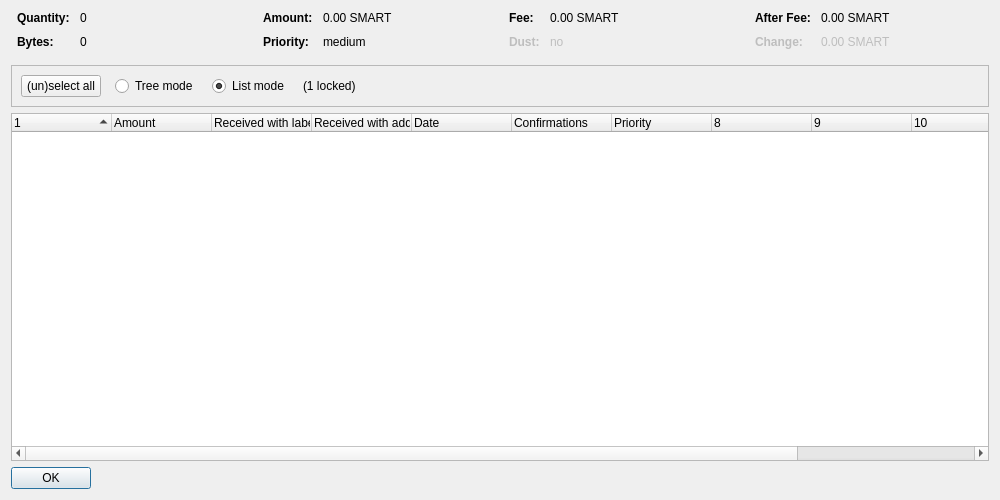
<?xml version="1.0" encoding="UTF-8"?>
<ui version="4.0">
 <class>CoinControlDialog</class>
 <widget class="QDialog" name="CoinControlDialog">
  <property name="geometry">
   <rect>
    <x>0</x>
    <y>0</y>
    <width>1000</width>
    <height>500</height>
   </rect>
  </property>
  <property name="windowTitle">
   <string>Coin Selection</string>
  </property>
  <layout class="QVBoxLayout" name="verticalLayout">
   <item>
    <layout class="QHBoxLayout" name="horizontalLayoutTop" stretch="0,0,0,0">
     <property name="topMargin">
      <number>0</number>
     </property>
     <property name="bottomMargin">
      <number>10</number>
     </property>
     <item>
      <layout class="QFormLayout" name="formLayoutCoinControl1">
       <property name="horizontalSpacing">
        <number>10</number>
       </property>
       <property name="verticalSpacing">
        <number>10</number>
       </property>
       <property name="leftMargin">
        <number>6</number>
       </property>
       <property name="rightMargin">
        <number>6</number>
       </property>
       <item row="0" column="0">
        <widget class="QLabel" name="labelCoinControlQuantityText">
         <property name="font">
          <font>
           <weight>75</weight>
           <bold>true</bold>
          </font>
         </property>
         <property name="text">
          <string>Quantity:</string>
         </property>
        </widget>
       </item>
       <item row="0" column="1">
        <widget class="QLabel" name="labelCoinControlQuantity">
         <property name="cursor">
          <cursorShape>IBeamCursor</cursorShape>
         </property>
         <property name="contextMenuPolicy">
          <enum>Qt::ActionsContextMenu</enum>
         </property>
         <property name="text">
          <string notr="true">0</string>
         </property>
         <property name="textInteractionFlags">
          <set>Qt::LinksAccessibleByMouse|Qt::TextSelectableByKeyboard|Qt::TextSelectableByMouse</set>
         </property>
        </widget>
       </item>
       <item row="1" column="0">
        <widget class="QLabel" name="labelCoinControlBytesText">
         <property name="font">
          <font>
           <weight>75</weight>
           <bold>true</bold>
          </font>
         </property>
         <property name="text">
          <string>Bytes:</string>
         </property>
        </widget>
       </item>
       <item row="1" column="1">
        <widget class="QLabel" name="labelCoinControlBytes">
         <property name="cursor">
          <cursorShape>IBeamCursor</cursorShape>
         </property>
         <property name="contextMenuPolicy">
          <enum>Qt::ActionsContextMenu</enum>
         </property>
         <property name="text">
          <string notr="true">0</string>
         </property>
         <property name="textInteractionFlags">
          <set>Qt::LinksAccessibleByMouse|Qt::TextSelectableByKeyboard|Qt::TextSelectableByMouse</set>
         </property>
        </widget>
       </item>
      </layout>
     </item>
     <item>
      <layout class="QFormLayout" name="formLayoutCoinControl2">
       <property name="horizontalSpacing">
        <number>10</number>
       </property>
       <property name="verticalSpacing">
        <number>10</number>
       </property>
       <property name="leftMargin">
        <number>6</number>
       </property>
       <property name="rightMargin">
        <number>6</number>
       </property>
       <item row="0" column="0">
        <widget class="QLabel" name="labelCoinControlAmountText">
         <property name="font">
          <font>
           <weight>75</weight>
           <bold>true</bold>
          </font>
         </property>
         <property name="text">
          <string>Amount:</string>
         </property>
        </widget>
       </item>
       <item row="0" column="1">
        <widget class="QLabel" name="labelCoinControlAmount">
         <property name="cursor">
          <cursorShape>IBeamCursor</cursorShape>
         </property>
         <property name="contextMenuPolicy">
          <enum>Qt::ActionsContextMenu</enum>
         </property>
         <property name="text">
          <string notr="true">0.00 SMART</string>
         </property>
         <property name="textInteractionFlags">
          <set>Qt::LinksAccessibleByMouse|Qt::TextSelectableByKeyboard|Qt::TextSelectableByMouse</set>
         </property>
        </widget>
       </item>
       <item row="1" column="0">
        <widget class="QLabel" name="labelCoinControlPriorityText">
         <property name="font">
          <font>
           <weight>75</weight>
           <bold>true</bold>
          </font>
         </property>
         <property name="text">
          <string>Priority:</string>
         </property>
        </widget>
       </item>
       <item row="1" column="1">
        <widget class="QLabel" name="labelCoinControlPriority">
         <property name="cursor">
          <cursorShape>IBeamCursor</cursorShape>
         </property>
         <property name="contextMenuPolicy">
          <enum>Qt::ActionsContextMenu</enum>
         </property>
         <property name="text">
          <string notr="true">medium</string>
         </property>
         <property name="textInteractionFlags">
          <set>Qt::LinksAccessibleByMouse|Qt::TextSelectableByKeyboard|Qt::TextSelectableByMouse</set>
         </property>
        </widget>
       </item>
      </layout>
     </item>
     <item>
      <layout class="QFormLayout" name="formLayoutCoinControl3">
       <property name="horizontalSpacing">
        <number>10</number>
       </property>
       <property name="verticalSpacing">
        <number>10</number>
       </property>
       <property name="leftMargin">
        <number>6</number>
       </property>
       <property name="rightMargin">
        <number>6</number>
       </property>
       <item row="0" column="0">
        <widget class="QLabel" name="labelCoinControlFeeText">
         <property name="font">
          <font>
           <weight>75</weight>
           <bold>true</bold>
          </font>
         </property>
         <property name="text">
          <string>Fee:</string>
         </property>
        </widget>
       </item>
       <item row="0" column="1">
        <widget class="QLabel" name="labelCoinControlFee">
         <property name="cursor">
          <cursorShape>IBeamCursor</cursorShape>
         </property>
         <property name="contextMenuPolicy">
          <enum>Qt::ActionsContextMenu</enum>
         </property>
         <property name="text">
          <string notr="true">0.00 SMART</string>
         </property>
         <property name="textInteractionFlags">
          <set>Qt::LinksAccessibleByMouse|Qt::TextSelectableByKeyboard|Qt::TextSelectableByMouse</set>
         </property>
        </widget>
       </item>
       <item row="1" column="0">
        <widget class="QLabel" name="labelCoinControlLowOutputText">
         <property name="enabled">
          <bool>false</bool>
         </property>
         <property name="font">
          <font>
           <weight>75</weight>
           <bold>true</bold>
          </font>
         </property>
         <property name="text">
          <string>Dust:</string>
         </property>
        </widget>
       </item>
       <item row="1" column="1">
        <widget class="QLabel" name="labelCoinControlLowOutput">
         <property name="enabled">
          <bool>false</bool>
         </property>
         <property name="cursor">
          <cursorShape>IBeamCursor</cursorShape>
         </property>
         <property name="contextMenuPolicy">
          <enum>Qt::ActionsContextMenu</enum>
         </property>
         <property name="text">
          <string notr="true">no</string>
         </property>
         <property name="textInteractionFlags">
          <set>Qt::LinksAccessibleByMouse|Qt::TextSelectableByKeyboard|Qt::TextSelectableByMouse</set>
         </property>
        </widget>
       </item>
      </layout>
     </item>
     <item>
      <layout class="QFormLayout" name="formLayoutCoinControl4">
       <property name="horizontalSpacing">
        <number>10</number>
       </property>
       <property name="verticalSpacing">
        <number>10</number>
       </property>
       <property name="leftMargin">
        <number>6</number>
       </property>
       <property name="rightMargin">
        <number>6</number>
       </property>
       <item row="0" column="0">
        <widget class="QLabel" name="labelCoinControlAfterFeeText">
         <property name="font">
          <font>
           <weight>75</weight>
           <bold>true</bold>
          </font>
         </property>
         <property name="text">
          <string>After Fee:</string>
         </property>
        </widget>
       </item>
       <item row="0" column="1">
        <widget class="QLabel" name="labelCoinControlAfterFee">
         <property name="cursor">
          <cursorShape>IBeamCursor</cursorShape>
         </property>
         <property name="contextMenuPolicy">
          <enum>Qt::ActionsContextMenu</enum>
         </property>
         <property name="text">
          <string notr="true">0.00 SMART</string>
         </property>
         <property name="textInteractionFlags">
          <set>Qt::LinksAccessibleByMouse|Qt::TextSelectableByKeyboard|Qt::TextSelectableByMouse</set>
         </property>
        </widget>
       </item>
       <item row="1" column="0">
        <widget class="QLabel" name="labelCoinControlChangeText">
         <property name="enabled">
          <bool>false</bool>
         </property>
         <property name="font">
          <font>
           <weight>75</weight>
           <bold>true</bold>
          </font>
         </property>
         <property name="text">
          <string>Change:</string>
         </property>
        </widget>
       </item>
       <item row="1" column="1">
        <widget class="QLabel" name="labelCoinControlChange">
         <property name="enabled">
          <bool>false</bool>
         </property>
         <property name="cursor">
          <cursorShape>IBeamCursor</cursorShape>
         </property>
         <property name="contextMenuPolicy">
          <enum>Qt::ActionsContextMenu</enum>
         </property>
         <property name="text">
          <string notr="true">0.00 SMART</string>
         </property>
         <property name="textInteractionFlags">
          <set>Qt::LinksAccessibleByMouse|Qt::TextSelectableByKeyboard|Qt::TextSelectableByMouse</set>
         </property>
        </widget>
       </item>
      </layout>
     </item>
    </layout>
   </item>
   <item>
    <widget class="QFrame" name="frame">
     <property name="minimumSize">
      <size>
       <width>0</width>
       <height>40</height>
      </size>
     </property>
     <property name="frameShape">
      <enum>QFrame::StyledPanel</enum>
     </property>
     <property name="frameShadow">
      <enum>QFrame::Sunken</enum>
     </property>
     <layout class="QHBoxLayout" name="horizontalLayout">
      <item>
       <layout class="QHBoxLayout" name="horizontalLayoutPanel" stretch="0,0,0,0,0">
        <property name="spacing">
         <number>14</number>
        </property>
        <item>
         <widget class="QPushButton" name="pushButtonSelectAll">
          <property name="sizePolicy">
           <sizepolicy hsizetype="Maximum" vsizetype="Fixed">
            <horstretch>0</horstretch>
            <verstretch>0</verstretch>
           </sizepolicy>
          </property>
          <property name="text">
           <string>(un)select all</string>
          </property>
          <property name="autoDefault">
           <bool>false</bool>
          </property>
         </widget>
        </item>
        <item>
         <widget class="QRadioButton" name="radioTreeMode">
          <property name="sizePolicy">
           <sizepolicy hsizetype="Maximum" vsizetype="Fixed">
            <horstretch>0</horstretch>
            <verstretch>0</verstretch>
           </sizepolicy>
          </property>
          <property name="text">
           <string>Tree mode</string>
          </property>
         </widget>
        </item>
        <item>
         <widget class="QRadioButton" name="radioListMode">
          <property name="sizePolicy">
           <sizepolicy hsizetype="Maximum" vsizetype="Fixed">
            <horstretch>0</horstretch>
            <verstretch>0</verstretch>
           </sizepolicy>
          </property>
          <property name="text">
           <string>List mode</string>
          </property>
          <property name="checked">
           <bool>true</bool>
          </property>
         </widget>
        </item>
        <item>
         <widget class="QLabel" name="labelLocked">
          <property name="text">
           <string notr="true">(1 locked)</string>
          </property>
         </widget>
        </item>
        <item>
         <spacer name="horizontalSpacer">
          <property name="orientation">
           <enum>Qt::Horizontal</enum>
          </property>
          <property name="sizeHint" stdset="0">
           <size>
            <width>40</width>
            <height>20</height>
           </size>
          </property>
         </spacer>
        </item>
       </layout>
      </item>
     </layout>
    </widget>
   </item>
   <item>
    <widget class="CoinControlTreeWidget" name="treeWidget">
     <property name="contextMenuPolicy">
      <enum>Qt::CustomContextMenu</enum>
     </property>
     <property name="sortingEnabled">
      <bool>false</bool>
     </property>
     <property name="columnCount">
      <number>12</number>
     </property>
     <attribute name="headerShowSortIndicator" stdset="0">
      <bool>true</bool>
     </attribute>
     <attribute name="headerStretchLastSection">
      <bool>false</bool>
     </attribute>
     <column>
      <property name="text">
       <string/>
      </property>
     </column>
     <column>
      <property name="text">
       <string>Amount</string>
      </property>
     </column>
     <column>
      <property name="text">
       <string>Received with label</string>
      </property>
     </column>
     <column>
      <property name="text">
       <string>Received with address</string>
      </property>
     </column>
     <column>
      <property name="text">
       <string>Date</string>
      </property>
     </column>
     <column>
      <property name="text">
       <string>Confirmations</string>
      </property>
      <property name="toolTip">
       <string>Confirmed</string>
      </property>
     </column>
     <column>
      <property name="text">
       <string>Priority</string>
      </property>
     </column>
     <column>
      <property name="text">
       <string/>
      </property>
     </column>
     <column>
      <property name="text">
       <string/>
      </property>
     </column>
     <column>
      <property name="text">
       <string/>
      </property>
     </column>
     <column>
      <property name="text">
       <string/>
      </property>
     </column>
     <column>
      <property name="text">
       <string/>
      </property>
     </column>
    </widget>
   </item>
   <item>
    <widget class="QDialogButtonBox" name="buttonBox">
     <property name="sizePolicy">
      <sizepolicy hsizetype="Maximum" vsizetype="Fixed">
       <horstretch>0</horstretch>
       <verstretch>0</verstretch>
      </sizepolicy>
     </property>
     <property name="orientation">
      <enum>Qt::Horizontal</enum>
     </property>
     <property name="standardButtons">
      <set>QDialogButtonBox::Ok</set>
     </property>
    </widget>
   </item>
  </layout>
 </widget>
 <customwidgets>
  <customwidget>
   <class>CoinControlTreeWidget</class>
   <extends>QTreeWidget</extends>
   <header>coincontroltreewidget.h</header>
  </customwidget>
 </customwidgets>
 <resources/>
 <connections/>
</ui>
